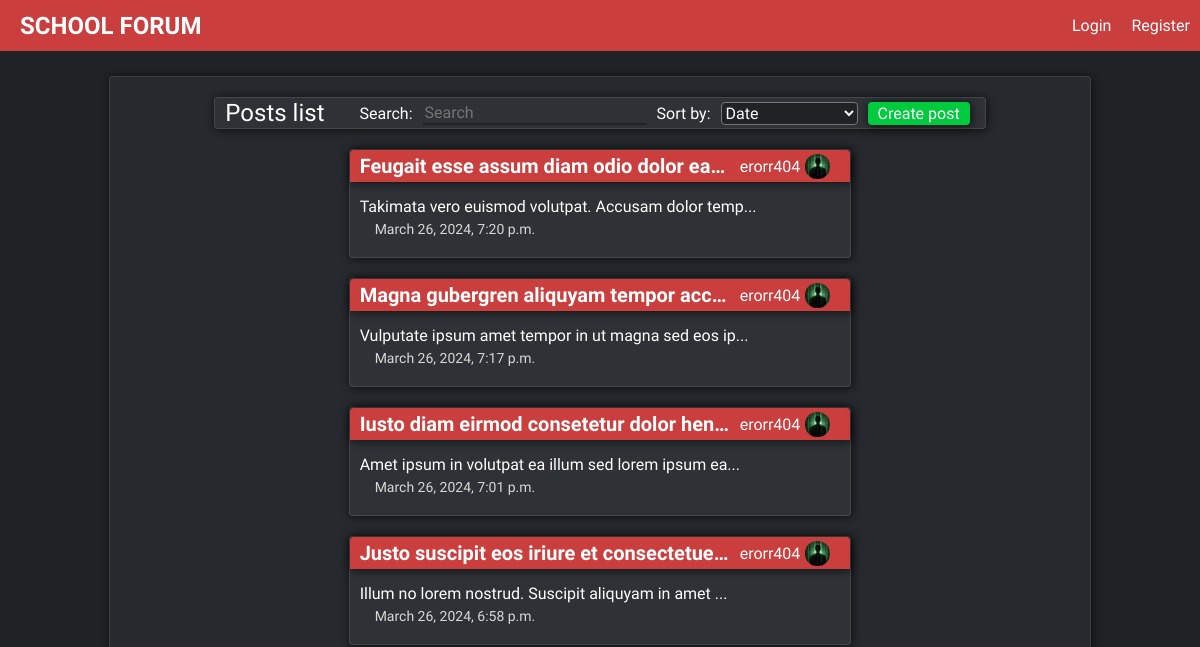
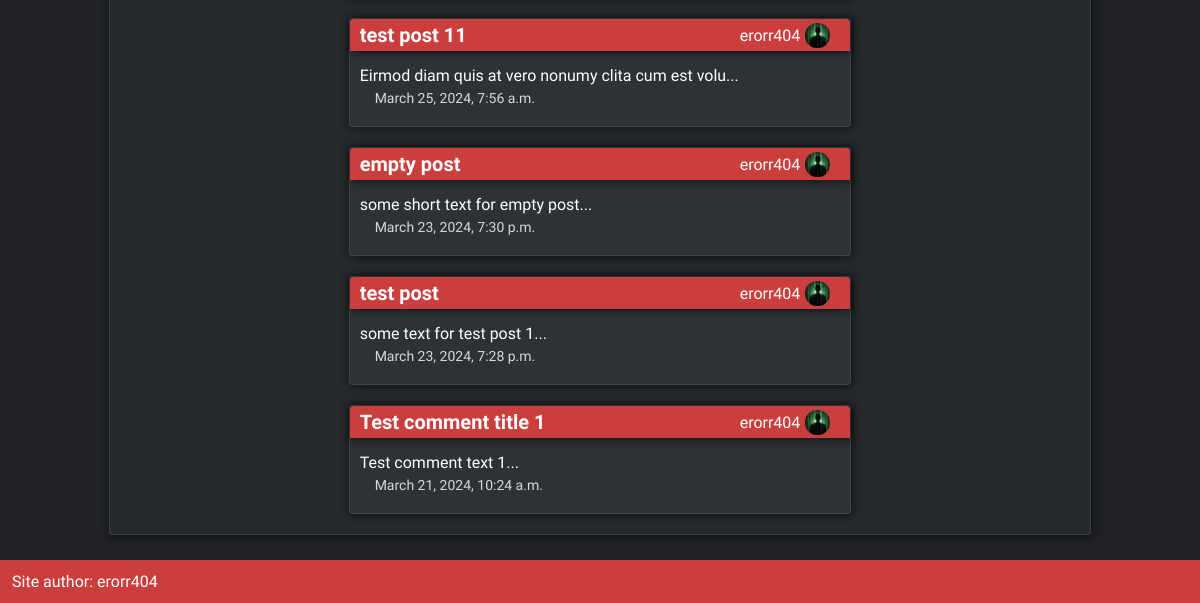
The app's page /lessons-discussion, older data (2 pictures, top to bottom).
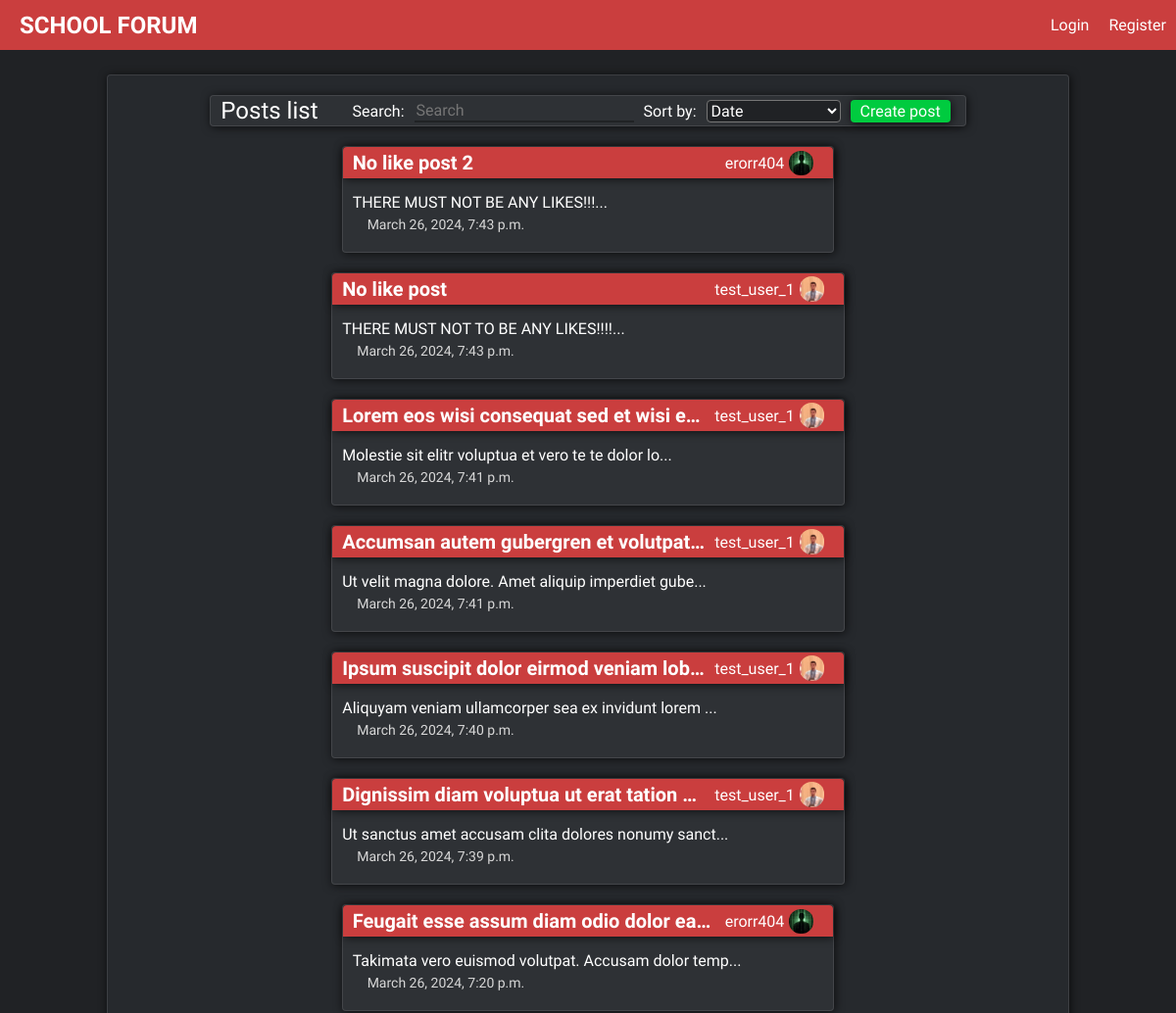
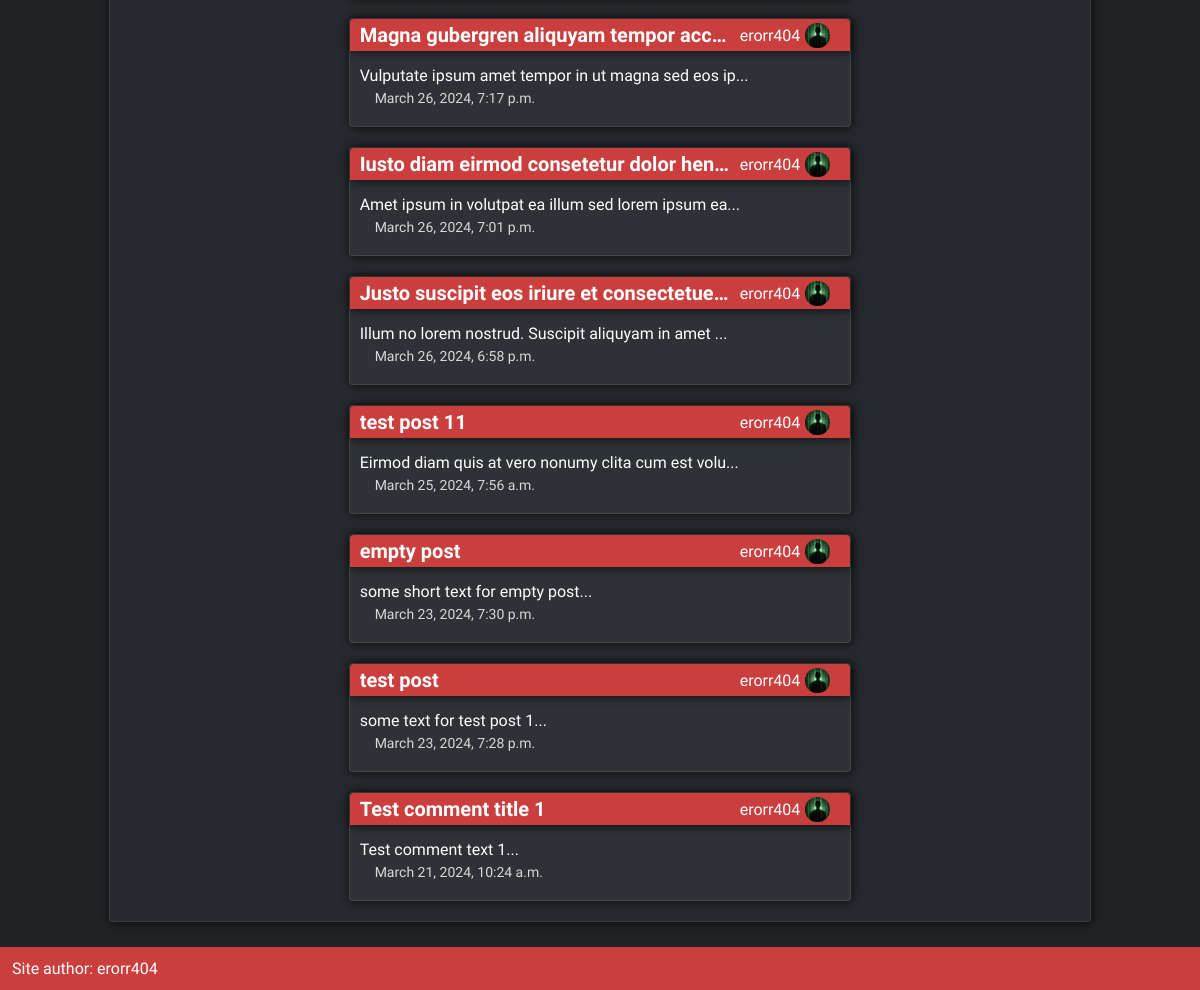
The same page, newer data (2 pictures, top to bottom).
### posts/models.py (models this page shows, shortened)
class Post(models.Model):
    title = models.CharField(max_length=50)
    slug = models.SlugField()
    body = models.TextField()
    date = models.DateTimeField(auto_now_add=True)
    category = models.ForeignKey(Category, models.CASCADE, default=None)
    author = models.ForeignKey(User, models.CASCADE, default=None)
    def snippet(self):
        return self.body[:50] + '...'

### accounts/models.py (models this page shows, shortened)
class Profile(models.Model):
    user = models.OneToOneField(User, models.CASCADE)
    image = models.ImageField(upload_to='profile_pics/', default='default.jpg')
    biography = models.TextField(default='')

### posts/views.py (the view)
# urls.py: path('<slug:category>', views.post_list_view, name='posts_list'),
def post_list_view(request, category):
    posts = Post.objects.filter(Q(category__slug=category)).order_by('date')[::-1]
    user_profiles = []
    likes = []
    for post in posts:
        post_user_profile = Profile.objects.get(user=post.author)
        user_profiles.append(post_user_profile)
        likes.append(len(PostLike.objects.filter(post=post)))
    zipped_list = zip(posts, user_profiles, range(0, len(posts)), likes)
    return render(request, 'posts_list.html', {'posts':posts,
                                               'category':category,
                                               'profiles':user_profiles,
                                               'zipped_list':zipped_list,})

### posts/templates/posts_list.html (shortened to what this page needs)
{% extends 'base_layout.html' %}
{% block content %}
    <div class="main-content shadow light-border">
        <div class="page-title-header posts shadow light-border">
            <h2>Posts list</h2>
            <div class="post-filter-and-create">
                <label for="post-search">Search:</label>
                <input type="search" name="search-post" id="post-search" class="default-text-entry" placeholder="Search">
                <label for="post-filter">Sort by:</label>
                <select name="filter-post" id="post-filter">
                    <option value="date">Date</option>
                  </select>
                <a href="{% url 'posts:create' category=category %}" class="create-post shadow">Create post</a>
            </div>
        </div>
        <div class="posts" id="posts">
            {% for post, profile, index, likes in zipped_list %}
                <div class="post shadow light-border" data-post-title="{{ post.title }}" data-post-author="{{ post.author }}" data-post-index="{{ index }}" data-post-likes="{{ likes }}">
                    <a href="{% url 'posts:show' category=category post=post.slug %}">
                        <div class="title shadow">
                            <h2 class="post-title">{{ post.title }}</h2>
                            <div class="post-user">
                                <a href="{% url 'accounts:user_profile' username=post.author.username %}" class="user-profile-link">
                                    <p class="post-author">{{ post.author }}</p>
                                    <img class="profile-image" src=" {{ profile.image.url }}" alt="profile image">
                                </a>
                            </div>
                        </div>
                        <div class="post-content">
                            <a href="{% url 'posts:show' category=category post=post.slug %}">
                                <p class="post-snippet">{{ post.snippet }}</p>
                                <p class="post-date">{{ post.date }}</p>
                            </a>
                        </div>
                    </a>
                </div>
            {% endfor %}
        </div>
    </div>
{% endblock content %}

Row changes from the older to the newer data that the page shows:
added Post: title "No like post 2", author "erorr404", image (picture), snippet "THERE MUST NOT BE ANY LIKES!!!...", date "March 26, 2024, 7:43 p.m."
added Post: title "No like post", author "test_user_1", image (picture), snippet "THERE MUST NOT TO BE ANY LIKES!!!!...", date "March 26, 2024, 7:43 p.m."
added Post: title "Lorem eos wisi consequat sed et wisi e…", author "test_user_1", image (picture), snippet "Molestie sit elitr voluptua et vero te te dolor lo...", date "March 26, 2024, 7:41 p.m."
added Post: title "Accumsan autem gubergren et volutpat…", author "test_user_1", image (picture), snippet "Ut velit magna dolore. Amet aliquip imperdiet gube...", date "March 26, 2024, 7:41 p.m."
added Post: title "Ipsum suscipit dolor eirmod veniam lob…", author "test_user_1", image (picture), snippet "Aliquyam veniam ullamcorper sea ex invidunt lorem ...", date "March 26, 2024, 7:40 p.m."
added Post: title "Dignissim diam voluptua ut erat tation…", author "test_user_1", image (picture), snippet "Ut sanctus amet accusam clita dolores nonumy sanct...", date "March 26, 2024, 7:39 p.m."
